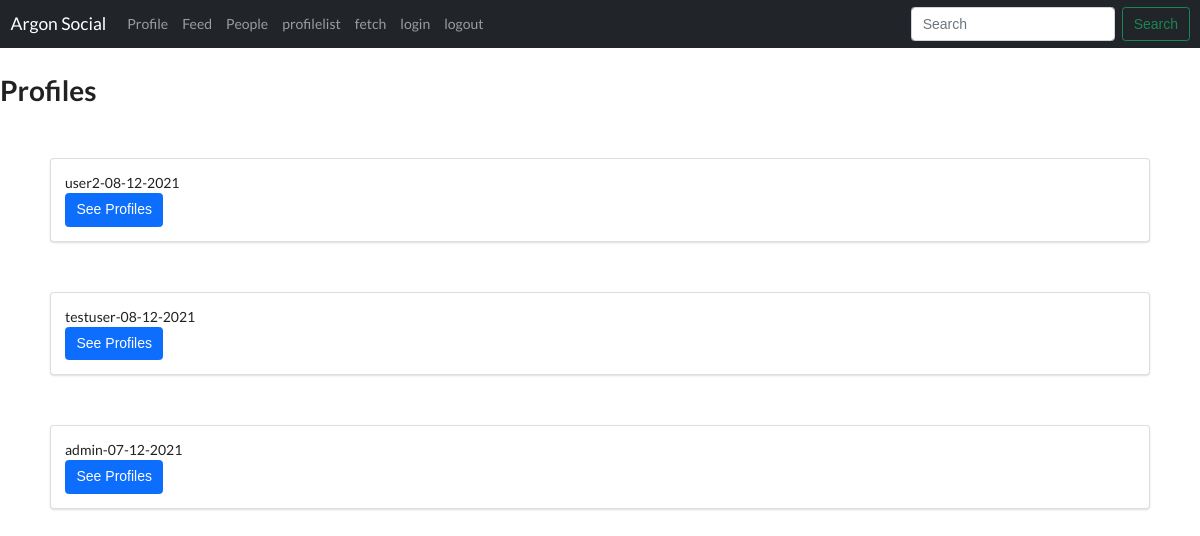
Screenshot of /profilelistview/ (signed in) with the database file from the repository.
### profiles/models.py (models this page shows, shortened)
class profile(models.Model):
    first_name = models.CharField(max_length=200, blank=True)
    last_name = models.CharField(max_length=200, blank=True)
    user = models.OneToOneField(User, on_delete=models.CASCADE)
    following = models.ManyToManyField(User, related_name='following', blank=True)
    followers = models.ManyToManyField(User, related_name='follower', blank=True)
    bio = models.TextField(default="no bio...",max_length=300)
    email = models.EmailField(blank=True,max_length=200)
    country = models.TextField(blank=True,max_length=200, default='Pakistan')
    avatar = models.ImageField(default='avatar.png',upload_to='avatars/')
    slug = models.SlugField(unique=True , blank=True)
    updated = models.DateTimeField(auto_now=True)
    created = models.DateTimeField(auto_now_add=True)
    class Meta:
        ordering = ('-created',)
    def __str__(self):
        return f"{self.user.username}-{self.created.strftime('%d-%m-%Y')}"

### profiles/views.py (the view)
# urls.py: path('profilelistview/', ProfileListView.as_view(), name='profilelistview'),
class ProfileListView(ListView):
    model =profile
    template_name = 'main.html'
    context_object_name='profiles'
    def get_queryset(self):
        return profile.objects.all().exclude(user=self.request.user)

### profiles/templates/main.html (shortened to what this page needs)
{% extends 'base1.html'%}
{% block content%}
        <h1 > Profiles</h1>
        {% for profile in profiles%}
        <div class="ui segment" style="margin: 50px;">
        {{profile}}
        <br>
        <a href={% url 'profiles:profile-detail-view' profile.pk%}>
        <button type="button" class="btn btn-primary">See Profiles</button>
        </div>
{% endfor%}
{% endblock content%}

### rows the page displays
profile: user+created "user2-08-12-2021"
profile: user+created "testuser-08-12-2021"
profile: user+created "admin-07-12-2021"
